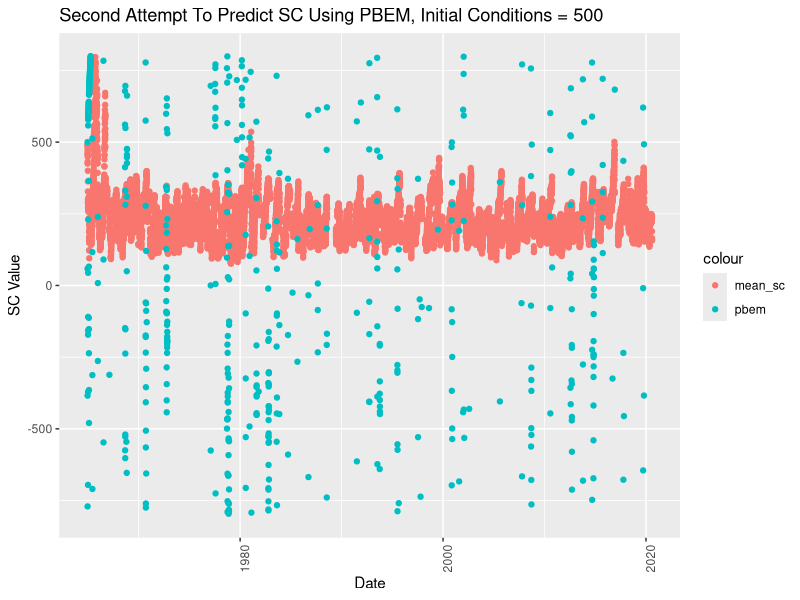

Write the R code that produced this figure.
## ---- chunk 1
library(data.table)
library(tidyr)
library(dplyr)
dat = fread('../data/processed/training_data.csv')
bfb = dat[location == 'del_bfb']

bfb <- bfb %>% drop_na(mean_sc)

# convert inflow data back to cubic feet per second and convert sea level (meters) to feet...
#will revisit this to confirm raw tide data was provided in meters
bfb <- bfb %>% mutate(inflow = inflow/0.0283168, #convert inflow from cmps to cfps
                      reedy_sl = reedy_sl*12) # convert reedy_sl from inches to feet
## ---- chunk 2

n_s = 10
n_l = 30
Q1 = 2800  # they provide Q1 / Q2 in cfps; our raw inflows are in cubic meters per second
Q2 = 4800

as = 355000
Ps = -0.8998
Cs = 132.08
ds = .19
Ls = 3
tao_s = 35312.54

al = 2600000
Pl = -1.06
Cl = 118.2
dl = .0426
Ll = 5.5
tao_l = -2544.23

## ---- chunk 3
library(zoo)

# is it right to calculate the q_st and q_lt values as rolling averages
bf <- bfb %>% mutate(q_st = rollmean(x = inflow, n_s, align = 'right', fill = NA), # n_s = 10 days
                      q_lt = rollmean(x = inflow, n_l, align = 'right', fill = NA), # n_l = 30 days
                      Q1 = Q1,
                      Q2 = Q2,
                      Ls = Ls,
                      Ll = Ll)
## ---- chunk 4
bf <- bf %>% drop_na(q_lt) %>%
          fill(reedy_sl) ## IS THIS A VALID IMPUTATION METHOD? (fill NA with previous value?)
                        # WITHOUT IT, THE NAs cause equations (2) and (3) to fail
## ---- chunk 5
st_k_values = c(500)
lt_k_values = c(500)
term_2s = c(0)
term_2l = c(0)


# loop through all rows of data after the first initial row
for (t in (2:nrow(bf))){
  
  # store the previous time step slice of data
  t_minus1 = bf[t-1]
  t_0 = bf[t]
  
  #    = .19 * (355000 * (q_st-1)^-8998 + 132.08 - k_st-1) + 35312.54 / q_lt
  t_2s = ds *(as * t_minus1$q_st^(Ps) + Cs - st_k_values[t-1]) + tao_s/t_0$q_lt * t_0$reedy_sl
  t_2l = dl * (al * t_minus1$q_lt^(Pl) + Cl - lt_k_values[t-1]) + tao_l/t_0$q_lt * t_0$reedy_sl
  
  # set k_st equal to equation 2 -- note this assumes that equation (2) is supposed to have q_lt rather than q_st
  k_st <- st_k_values[t-1] + min(Ls, t_2s)
  
  # set k_lt equal to equation 3
  k_lt <- lt_k_values[t-1] + min(Ll, t_2l)
  
  st_k_values <- append(st_k_values, k_st)
  lt_k_values <- append(lt_k_values, k_lt)
  term_2s <- append(term_2s, t_2s)
  term_2l <- append(term_2l, t_2l)
  
}

## ---- chunk 6
bf <- bf %>% mutate(term_2s = term_2s,
                    term_2l = term_2l,
                    k_st = st_k_values, 
                    k_lt = lt_k_values)
## ---- chunk 7
# ql_t <= Q1      -> k_st (maybe authors have this swapped?)
# ql_t >= Q2      -> k_lt (maybe authors have this swapped?)
# Ql < qlt <= Q2 -> 
bf <- bf %>% mutate(K_hat = ifelse(q_lt <= Q1, k_lt, 
                            ifelse(q_lt >= Q2, k_st, k_st*(q_lt - Q1)/(Q2 - Q1) + k_lt*(Q2 - q_lt)/(Q2 - Q1))),
                    inequality = ifelse(q_lt <= Q1, 'first', 
                            ifelse(q_lt >= Q2, 'third', 'second')))
## ---- chunk 8
library(ggplot2)
bf$date = as.Date(bf$date)


ggplot()+
  geom_point(data = bf, aes(x = date, y = mean_sc, color = 'mean_sc')) +
  geom_point(data = bf, aes(x = date, y = K_hat, color = 'pbem')) +
  #geom_point(data = bf[date < '1966-11-01' & date > '1964-11-01'], aes(x = date, y = mean_sc, color = 'mean_sc')) +
  #geom_point(data = bf[date < '1966-11-01' & date > '1964-11-01'], aes(x = date, y = K_hat, color =  'pbem_k0_500')) +
  xlab('Date') +
  ylab('SC Value')+
  ggtitle('Second Attempt To Predict SC Using PBEM, Initial Conditions = 500')+
  theme(axis.text.x = element_text(angle = 90))+
  ylim(-800,800)
  #scale_x_continuous(name ="Date", breaks=c('1964-11-01', '1966-11-01'))
## ---- chunk 9
long_term_power_curve = c()
short_term_power_curve = c()

for (t in (2:nrow(bf))){
  
  # store the previous time step slice of data
  bf_slice = bf[t-1]
  
  # set k_st equal to equation 2 -- note this assumes that equation (2) is supposed to have q_lt rather than q_st
  short_power <-  as * bf_slice$q_st^(Ps) + Cs - lt_k_values[t-1] 
  
  # set k_lt equal to equation 3
  long_power <- al * bf_slice$q_lt^(Pl) + Cl - lt_k_values[t-1] 
                                  
  short_term_power_curve <- append(short_term_power_curve, short_power)
  long_term_power_curve <- append(long_term_power_curve, long_power)
  
}
## ---- chunk 10

